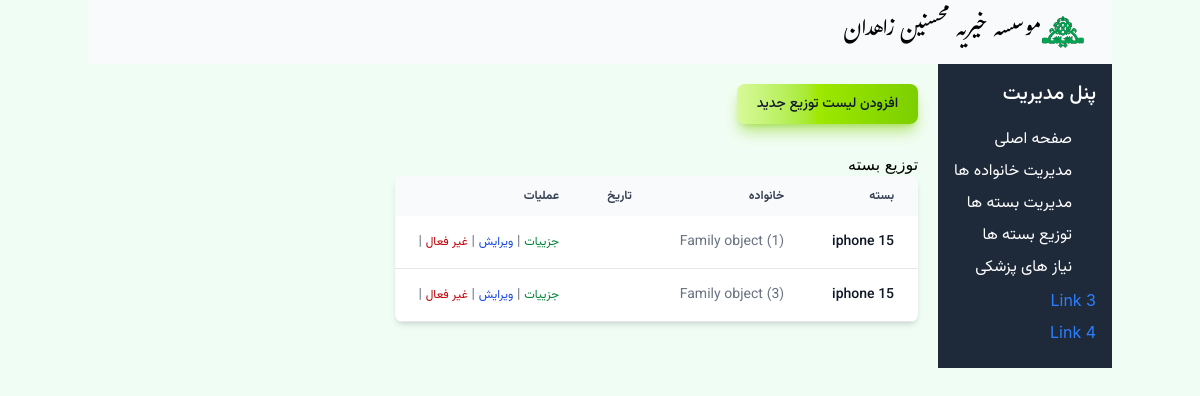
Page /packages_distribution/ on the committed database.
### Mohsenin/models.py (models this page shows, shortened)
class PackageDistribution(models.Model):
    package = models.ForeignKey(Package, on_delete=models.CASCADE)
    family = models.ForeignKey(Family, on_delete=models.CASCADE)
    members = models.ManyToManyField(Person, related_name='packages')
    distribution_date = models.DateField()
    is_active = models.BooleanField(default=True)  # To track if the package is still valid for the family

class Package(models.Model):
    name = models.CharField(max_length=100)
    max_members = models.PositiveIntegerField()
    cost = models.DecimalField(max_digits=10, decimal_places=2)
    description = models.TextField()

class Family(models.Model):
    doc_code = models.IntegerField('شماره پرونده')
    need_level = models.IntegerField('سطح نیاز', default=1, choices=NEED_LEVEL_CHOICE)
    family_type = models.IntegerField('نوع نیازمندی', default=1, choices=FAMILY_TYPE_CHOICES)
    guardian = models.ForeignKey('Person', verbose_name='سرپرست خانوار', on_delete=models.SET_NULL, related_name='guardianship', null=True)
    address = models.CharField('آدرس',max_length=255)
    contact_number = models.CharField('شماره تماس',max_length=15, blank=True, null=True)
    postal_code = models.CharField('کدپستی',max_length=10, blank=True, null= True)
    distlist = models.ForeignKey(Dist, verbose_name='لیست توزیع',on_delete=models.SET_NULL, null=True)
    is_active = models.BooleanField('تحت پوشش',default=True)  # To track if the family is currently receiving support

### Mohsenin/views.py (the view)
# urls.py: path("packages_distribution/", views.PackageDistributionListView.as_view(), name="packageshare_list"),
class PackageDistributionListView(ListView):
    template_name = "PackageDistribution/packagedistribution_list.html"
    model = PackageDistribution
    context_object_name = "packagedistributions"
    def get_queryset(self):
        queryset = super().get_queryset()
        for packagedistribution in queryset:
            packagedistribution.distribution_date = conver_solar_date(packagedistribution.distribution_date)
        return queryset

### Mohsenin/views.py (called while the page is built)
def conver_solar_date(date):
    return jdatetime.datetime.fromgregorian(datetime=date).strftime("%Y/%m/%d")

### Mohsenin/templates/PackageDistribution/packagedistribution_list.html
{% extends "base.html" %}
{% block content %}
<div class="py-5 vazir-medium no-print">
<button type="button" class="text-gray-900 bg-gradient-to-r from-lime-200 via-lime-400 to-lime-500 hover:bg-gradient-to-br focus:ring-4 focus:outline-none focus:ring-lime-300 dark:focus:ring-lime-800 shadow-lg shadow-lime-500/50 dark:shadow-lg dark:shadow-lime-800/80 font-medium rounded-lg text-sm px-5 py-2.5 text-center me-2 mb-2"><a href="{% url 'packageshare_create' %}">افزودن لیست توزیع جدید</a></button>
</div>
<h2>توزیع بسته</h2>
<div class="relative overflow-x-auto shadow-md sm:rounded-lg">
<table class="w-full text-sm text-left rtl:text-right text-gray-500 dark:text-gray-400">
    <thead class="text-xs text-gray-700 uppercase bg-gray-50 dark:bg-gray-700 dark:text-gray-400">
    <tr class='vazir-semibold'>
        <th scope="col" class="px-6 py-3 text-end">بسته</th>
        <th scope="col" class="px-6 py-3 text-right">خانواده</th>
        <th scope="col" class="px-6 py-3 text-right">تاریخ</th>
        <th scope="col" class="px-6 py-3 text-right">عملیات</th>
    </tr>
</thead>
<tbody>
    {% for packagedistribution in packagedistributions %}
    {% if packagedistribution.is_active %}
    <tr class="bg-white border-b dark:bg-gray-800 dark:border-gray-700 border-gray-200 hover:bg-gray-50 dark:hover:bg-gray-600 vazir-normal">
        <th scope="row" class="px-6 py-4 font-medium text-gray-900 whitespace-nowrap dark:text-white">{{ packagedistribution.package.name }}</th>
        <td class="px-6 py-4">{{ packagedistribution.family }}</td>
        <td class="px-6 py-4">{{ packagedistribution.distribution_date }}</td>
        <td  class="px-6 py-4 no-print">
            <a href="{% url 'packageshare_detail' packagedistribution.pk %}" class="text-green-700 text-xs">جزییات</a> |
            <a href="{% url 'packageshare_update' packagedistribution.pk %}" class="text-blue-700 text-xs">ویرایش</a> |
            <a href="{% url 'packageshare_deactive' packagedistribution.pk %}" class="text-red-700 text-xs">غیر فعال</a> |
        </td>
    </tr>
    {% endif %}
    {% endfor %}
</tbody>
</table>
</div>
{% endblock %}

### rows in the picture
PackageDistribution: package.name "iphone 15", family "Family object (1)"
PackageDistribution: package.name "iphone 15", family "Family object (3)"
